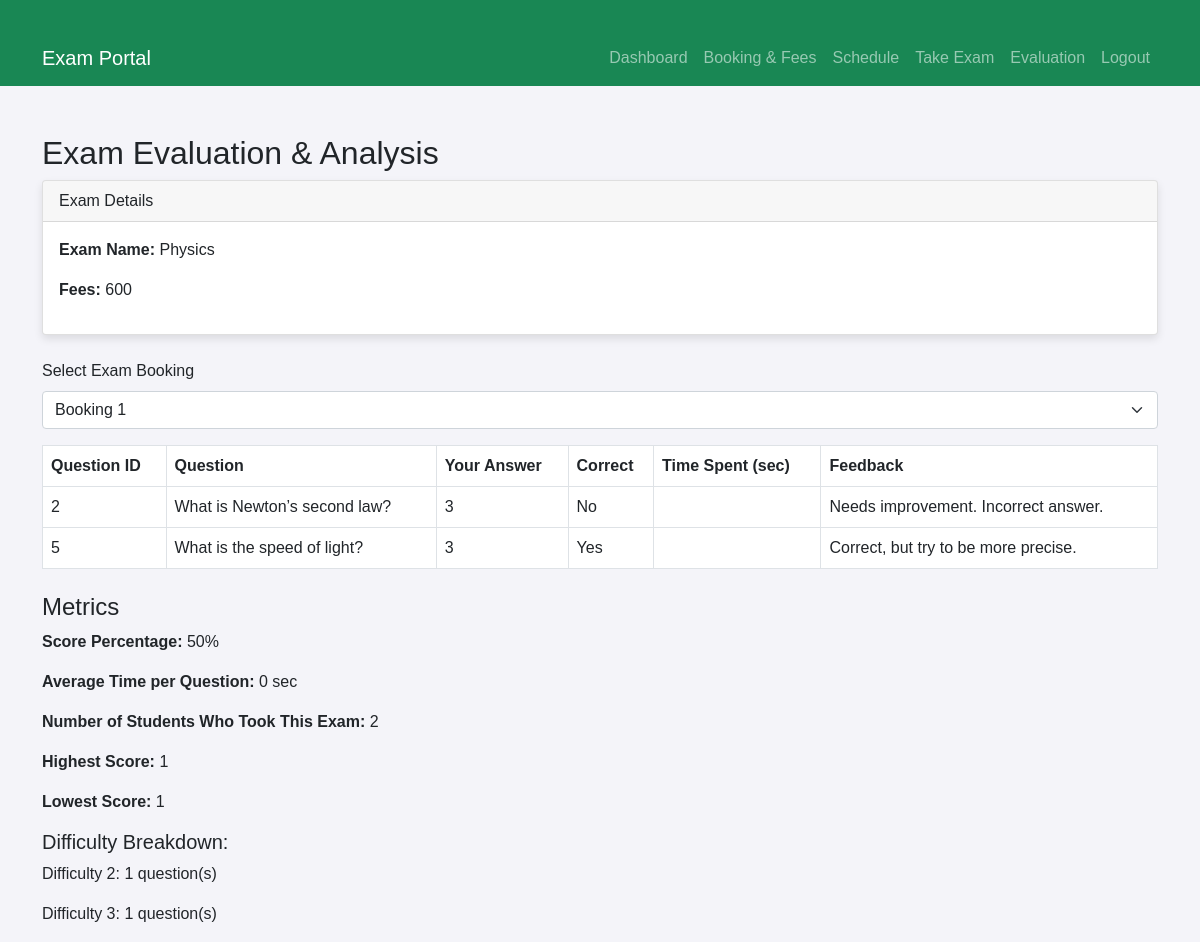
Page /pages/evaluation.php?bookingID=2 (signed in) on the committed database.
### tables this page shows
CREATE TABLE
    exam (
        Exam_ID BIGINT PRIMARY key auto_increment NOT NULL,
        name VARCHAR(25) NOT NULL,
        fees INT (10) NOT NULL DEFAULT 0
    );

CREATE TABLE
    exam_results (
        result_ID BIGINT PRIMARY KEY AUTO_INCREMENT,
        booking_ID INT NOT NULL,
        QID INT NOT NULL,
        selected_option INT DEFAULT NULL,
        is_correct BOOLEAN DEFAULT NULL,
        start_time DATETIME NOT NULL DEFAULT CURRENT_TIMESTAMP,
        end_time DATETIME DEFAULT NULL,
        FOREIGN KEY (booking_ID) REFERENCES takes_exam (booking_ID) ON DELETE CASCADE,
        FOREIGN KEY (QID) REFERENCES questions (QID) ON DELETE CASCADE
    );

CREATE TABLE
    questions (
        QID INT NOT NULL PRIMARY key AUTO_INCREMENT,
        question text NOT NULL,
        difficulty INT NOT NULL,
        option1 text NOT NULL,
        option2 text NOT NULL,
        option3 text NOT NULL,
        option4 text NOT NULL,
        correct_option INT NOT NULL
    );

### pages/evaluation.php (the view, shortened to what this page needs)
<?php
require_once '../include/dbh.inc.php';
$roll = $_SESSION['roll'];
$stmt = $pdo->prepare("SELECT booking_ID, Exam_ID FROM takes_exam WHERE Roll_number = ? AND end_time IS NOT NULL ORDER BY booking_ID DESC");
$stmt->execute([$roll]);
$bookings = $stmt->fetchAll(PDO::FETCH_ASSOC);
$selectedBookingID = isset($_GET['bookingID']) ? $_GET['bookingID'] : $bookings[0]['booking_ID'];
$stmt = $pdo->prepare("SELECT Exam_ID FROM takes_exam WHERE booking_ID = ?");
$stmt->execute([$selectedBookingID]);
$examData = $stmt->fetch(PDO::FETCH_ASSOC);
$examID = $examData['Exam_ID'];
$stmt = $pdo->prepare("SELECT * FROM exam WHERE Exam_ID = ?");
$stmt->execute([$examID]);
$examDetails = $stmt->fetch(PDO::FETCH_ASSOC);
$stmt = $pdo->prepare("
    SELECT er.QID, q.question, er.selected_option, er.is_correct,
           TIMESTAMPDIFF(SECOND, er.start_time, er.end_time) AS time_spent,
           IFNULL(f.feedback_text, '') AS feedback_text, q.difficulty
    FROM exam_results er
    JOIN questions q ON er.QID = q.QID
    LEFT JOIN feedback f ON er.booking_ID = f.booking_ID AND er.QID = f.QID
    WHERE er.booking_ID = ?
");
$stmt->execute([$selectedBookingID]);
$results = $stmt->fetchAll(PDO::FETCH_ASSOC);
$totalQuestions = count($results);
$correctCount = 0;
$totalTime = 0;
$difficultyCounts = [];
foreach ($results as $row) {
    if ($row['is_correct']) {
        $correctCount++;
    }
    $totalTime += $row['time_spent'];
    $diff = $row['difficulty'];
    if (!isset($difficultyCounts[$diff])) {
        $difficultyCounts[$diff] = 0;
    }
    $difficultyCounts[$diff]++;
}
$scorePercentage = $totalQuestions > 0 ? round(($correctCount / $totalQuestions) * 100, 2) : 0;
$avgTimePerQuestion = $totalQuestions > 0 ? round($totalTime / $totalQuestions, 2) : 0;
$stmt = $pdo->prepare("SELECT COUNT(DISTINCT Roll_number) FROM takes_exam WHERE Exam_ID = ? AND end_time IS NOT NULL");
$stmt->execute([$examID]);
$studentCount = $stmt->fetchColumn();
$stmt = $pdo->prepare("SELECT MAX(correct_count) as highest, MIN(correct_count) as lowest FROM (
   SELECT booking_ID, SUM(is_correct) as correct_count FROM exam_results
   WHERE QID IN (SELECT QID FROM in_exam WHERE Exam_ID = ?)
   GROUP BY booking_ID
) sub");
$stmt->execute([$examID]);
$scoreData = $stmt->fetch(PDO::FETCH_ASSOC);
$analysisResult = [
    'avg_score' => round($scorePercentage, 2),
    'avg_time' => $avgTimePerQuestion,
    'studentCount' => $studentCount,
    'highest_score' => $scoreData['highest'] ?? 0,
    'lowest_score' => $scoreData['lowest'] ?? 0
];
?>
<!DOCTYPE html>
<html lang="en">
<head>
    <link href="https://cdn.jsdelivr.net/npm/bootstrap@5.0.2/dist/css/bootstrap.min.css" rel="stylesheet">
    <link rel="stylesheet" href="../css/style.css">
</head>
<body>
    <?php include 'navbar.php'; ?>
    <div class="container mt-5">
        <h2>Exam Evaluation & Analysis</h2>
        <div class="card mb-4">
            <div class="card-header">
                Exam Details
            </div>
            <div class="card-body">
                <p><strong>Exam Name:</strong> <?php echo htmlspecialchars($examDetails['name']); ?></p>
                <p><strong>Fees:</strong> <?php echo htmlspecialchars($examDetails['fees']); ?></p>
            </div>
        </div>
        <form method="get" action="evaluation.php">
            <div class="mb-3">
                <label for="bookingID" class="form-label">Select Exam Booking</label>
                <select name="bookingID" id="bookingID" class="form-select" onchange="this.form.submit()">
                    <?php foreach ($bookings as $b): ?>
                        <option value="<?php echo $b['booking_ID']; ?>" <?php if ($selectedBookingID == $b['booking_ID']) echo 'selected'; ?>>
                            Booking <?php echo $b['booking_ID']; ?>
                        </option>
                    <?php endforeach; ?>
                </select>
            </div>
        </form>
        <table class="table table-bordered">
            <thead>
                <tr>
                    <th>Question ID</th>
                    <th>Question</th>
                    <th>Your Answer</th>
                    <th>Correct</th>
                    <th>Time Spent (sec)</th>
                    <th>Feedback</th>
                </tr>
            </thead>
            <tbody>
                <?php foreach ($results as $row): ?>
                    <tr>
                        <td><?php echo htmlspecialchars($row['QID']); ?></td>
                        <td><?php echo htmlspecialchars($row['question']); ?></td>
                        <td><?php echo htmlspecialchars($row['selected_option']); ?></td>
                        <td><?php echo ($row['is_correct']) ? "Yes" : "No"; ?></td>
                        <td><?php echo htmlspecialchars($row['time_spent']); ?></td>
                        <td><?php echo htmlspecialchars($row['feedback_text']); ?></td>
                    </tr>
                <?php endforeach; ?>
            </tbody>
        </table>
        <div class="mt-4">
            <h4>Metrics</h4>
            <p><strong>Score Percentage:</strong> <?php echo $analysisResult['avg_score']; ?>%</p>
            <p><strong>Average Time per Question:</strong> <?php echo $analysisResult['avg_time']; ?> sec</p>
            <p><strong>Number of Students Who Took This Exam:</strong> <?php echo $analysisResult['studentCount']; ?></p>
            <p><strong>Highest Score:</strong> <?php echo $analysisResult['highest_score']; ?></p>
            <p><strong>Lowest Score:</strong> <?php echo $analysisResult['lowest_score']; ?></p>
            <h5>Difficulty Breakdown:</h5>
            <?php foreach ($difficultyCounts as $level => $count): ?>
                <p>Difficulty <?php echo $level; ?>: <?php echo $count; ?> question(s)</p>
            <?php endforeach; ?>
        </div>
    </div>
</body>
</html>

### css/style.css (style rules this page uses)
body { background-color: #f4f4f9; font-family: "Arial", sans-serif; }
.container { margin-top: 30px; }
.card { box-shadow: 0 4px 8px rgba(0, 0, 0, 0.1); }
.table { background-color: #fff; }

### rows in the picture
exam: name "Physics", fees "600"
exam_results: QID "2", QID.question "What is Newton’s second law?", selected_option "3", is_correct "No", feedback_text "Needs improvement. Incorrect answer."
exam_results: QID "5", QID.question "What is the speed of light?", selected_option "3", is_correct "Yes", feedback_text "Correct, but try to be more precise."

### other values in the picture
$analysisResult['avg_score'] "50"
$analysisResult['avg_time'] "0"
$analysisResult['studentCount'] "2"
$analysisResult['highest_score'] "1"
$analysisResult['lowest_score'] "1"
$level "2"
$count "1"
$level "3"
